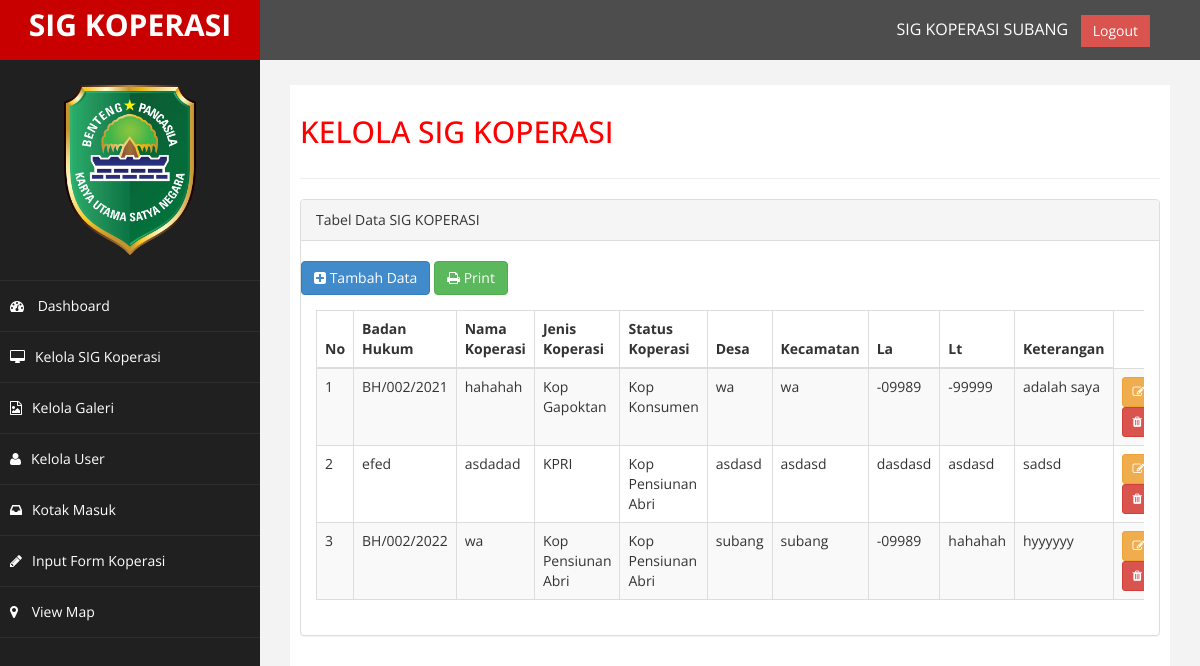
Screenshot of /index.php/koperasi with the database file from the repository.
### tables this page shows
CREATE TABLE `data_koperasi` (
  `id_koperasi` int(11) NOT NULL,
  `badan_hukum` varchar(50) NOT NULL,
  `nama_koperasi` varchar(50) NOT NULL,
  `jenis_koperasi` varchar(50) NOT NULL,
  `status_koperasi` varchar(50) NOT NULL,
  `desa` varchar(50) NOT NULL,
  `kecamatan` varchar(50) NOT NULL,
  `la` varchar(50) NOT NULL,
  `lt` varchar(50) NOT NULL,
  `keterangan` text NOT NULL
);

### application/views/template/v_wrapper.php (called while the page is built)
<?php
require_once('v_head.php');
require_once('v_header.php');
require_once('v_nav.php');
require_once('v_content.php');
require_once('v_footer.php');
?>

### application/controllers/Koperasi.php (called while the page is built, shortened)
<?php
class Koperasi extends CI_Controller {
    public function __construct()
    {
        $this->load->model('M_koperasi');
        $this->load->library('form_validation');
    }
    public function index() {
       $data = array(
            'title' => 'KELOLA SIG KOPERASI',
            'isi' => 'koperasi/v_kelola_koperasi',
       );
       $data['data_koperasi'] = $this->M_koperasi->get_data('data_koperasi')->result();
       $this->load->view('template/v_wrapper', $data, FALSE);
    }
}

### index.php (called while the page is built, shortened)
<?php
require_once BASEPATH.'core/CodeIgniter.php';

### application/views/template/v_content.php (called while the page is built)
<?php
if ($isi) {
    $this->load->view($isi);
}

### application/models/M_koperasi.php (called while the page is built, shortened)
<?php
class M_koperasi extends CI_Model {
    public function get_data($table)
    {
        return $this->db->get($table);
    }
}

### application/views/koperasi/v_kelola_koperasi.php (the view, shortened to what this page needs)
<div class="panel panel-default">
    <div class="panel-heading">
        Tabel Data SIG KOPERASI
    </div>
    <br>
    <div class="row mt-3">
        <div class="col-md-6">
            <a href="<?= base_url('koperasi/tambah') ?>" class="btn btn-primary"><i class="fa fa-plus-square"></i> Tambah Data </a>
            <a href="" class="btn btn-success"><i class="fa fa-print"></i> Print </a>
        </div>
    </div>
        <div class="panel-body">
            <div class="table-responsive">
                <table class="table table-striped table-bordered table-hover" id="dataTables-example">
                    <thead>
                         <tr>
                            <th>No</th>
                            <th>Badan Hukum</th>
                            <th>Nama Koperasi</th>
                            <th>Jenis Koperasi</th>
                            <th>Status Koperasi</th>
                            <th>Desa</th>
                            <th>Kecamatan</th>
                            <th>La</th>
                            <th>Lt</th>
                            <th>Keterangan</th>
                        </tr>
                    </thead>
                    <tbody>
                        <?php $id_koperasi = 1;
                        foreach ($data_koperasi as $dk) : ?>
                        <tr class="odd gradeX">
                            <td><?= $id_koperasi++ ?></td>
                            <td><?= $dk->badan_hukum ?></td>
                            <td><?= $dk->nama_koperasi ?></td>
                            <td><?= $dk->jenis_koperasi ?></td>
                            <td><?= $dk->status_koperasi ?></td>
                            <td><?= $dk->desa ?></td>
                            <td><?= $dk->kecamatan ?></td>
                            <td><?= $dk->la ?></td>
                            <td><?= $dk->lt ?></td>
                            <td><?= $dk->keterangan ?></td>
                            <td>
                                <a href="<?= base_url('koperasi/ubah/' .$dk->id_koperasi) ?>" class="btn btn-warning btn-sm"><i class="fa fa-edit"></i></a>
                                <a href="<?= base_url('koperasi/hapus/' .$dk->id_koperasi) ?>" class="btn btn-danger btn-sm" onclick="return confirm('Apakah Anda Yakin Ingin Menghapus Data Ini?')"><i class="fa fa-trash"></i></a>
                            </td>
                        </tr>
                        <?php endforeach; ?>
                    </tbody>
                </table>
            </div>
        </div>
    </div>

### application/views/template/v_head.php (shortened to what this page needs)
<!DOCTYPE html>
<html xmlns="http://www.w3.org/1999/xhtml">
<head>
    <link href="<?= base_url() ?>template/assets/css/bootstrap.css" rel="stylesheet" />
    <link href="<?= base_url() ?>template/assets/css/font-awesome.css" rel="stylesheet" />
    <link href="<?= base_url() ?>template/assets/css/custom.css" rel="stylesheet" />
   <link rel="stylesheet" href="<?= base_url() ?>leaflet/leaflet.css"/>
</head>

### application/views/template/v_header.php (shortened to what this page needs)
<body>
    <div id="wrapper">
        <nav class="navbar navbar-default navbar-cls-top " role="navigation" style="margin-bottom: 0">
            <div class="navbar-header">
                <a class="navbar-brand">SIG KOPERASI</a>
            </div>
  <div style="color: white;
padding: 15px 50px 5px 50px;
float: right;
font-size: 16px;"> SIG KOPERASI SUBANG &nbsp; <a href="login" class="btn btn-danger square-btn-adjust">Logout</a> </div>
        </nav>

### application/views/template/v_nav.php
<nav class="navbar-default navbar-side" role="navigation">
            <div class="sidebar-collapse">
                <ul class="nav" id="main-menu">
				<li class="text-center">
                    <img src="<?= base_url() ?>template/assets/img/logo.png" class="user-image img-responsive"/>
					</li>
                    <li>
                        <a  href="<?= base_url('home') ?>"><i class="fa fa-dashboard"></i> Dashboard</a>
                    </li>
                    <li>
                        <a  href="<?= base_url('koperasi') ?>"><i class="fa fa-desktop"></i>Kelola SIG Koperasi</a>
                    </li>
                    <li>
                        <a  href="ui.html"><i class="fa fa-file-image-o"></i>Kelola Galeri</a>
                    </li>
                    <li>
                        <a  href="ui.html"><i class="fa fa-user"></i>Kelola User</a>
                    </li>
                    <li>
                        <a  href="ui.html"><i class="fa fa-inbox"></i>Kotak Masuk</a>
                    </li>
                    <li>
                        <a  href="ui.html"><i class="fa fa-pencil"></i>Input Form Koperasi</a>
                    </li>
                    <li>
                        <a  href="<?= base_url('map') ?>"><i class="fa fa-map-marker"></i> View Map</a>
                    </li>
                </ul>
            </div>
        </nav>
        <div id="page-wrapper" >
            <div id="page-inner">
                <div class="row">
                    <div class="col-md-12">
                     <h2><?= $title ?></h2>
                    </div>
                </div>
                 <hr />

### application/views/template/v_footer.php (shortened to what this page needs)
</div>
            </div>
        </div>
</body>
</html>

### template/assets/css/custom.css (style rules this page uses)
body { font-family: "Open Sans", sans-serif; }
#wrapper { width: 100%; background: #202020; }
#page-wrapper { padding: 15px 15px; min-height: 600px; background: #f3f3f3; }
#page-inner { width: 100%; margin: 10px 20px 10px 0px; background-color: #fff !important; padding: 10px; min-height: 1200px; }
.text-center { text-align: center; }
h2 { color: #f00; }
.square-btn-adjust { border: 0px solid transparent; -webkit-border-radius: 0px; -moz-border-radius: 0px; border-radius: 0px; }
.user-image { margin: 25px auto; -webkit-border-radius: 10px; -moz-border-radius: 10px; border-radius: 10px; max-height: 170px; max-width: 170px; }
.navbar-cls-top .navbar-brand { color: #fff; background: #c90000; width: 260px; text-align: center; height: 60px; font-size: 30px; font-weight: 700; }
.sidebar-collapse, .sidebar-collapse .nav { background: none; }
.sidebar-collapse .nav { padding: 0; }
.sidebar-collapse .nav > li > a { color: #fff; background: #202020; text-shadow: none; }
.sidebar-collapse > .nav > li > a { padding: 15px 10px; }
.sidebar-collapse > .nav > li { border-bottom: 1px solid rgba(107, 108, 109, 0.19); }
.navbar-side { border: none; background-color: #202020; }
.navbar-cls-top { background: #4d4d4d; border-bottom: none; }
.navbar-default { border: 0px solid black; }
.navbar-header { background: #a70303; }
.nav > li > a > i { margin-right: 10px; }
@media (min-width: 768px) { #page-wrapper { margin: 0 0 0 260px; padding: 15px 30px; min-height: 1200px; } }
@media (min-width: 768px) { .navbar-side { z-index: 1; position: absolute; width: 260px; } }
@media (min-width: 768px) { .navbar { border-radius: 0px; } }

### rows the page displays
data_koperasi: badan_hukum "BH/002/2021", nama_koperasi "hahahah", jenis_koperasi "Kop Gapoktan", status_koperasi "Kop Konsumen", desa "wa", kecamatan "wa", la "-09989", lt "-99999", keterangan "adalah saya"
data_koperasi: badan_hukum "efed", nama_koperasi "asdadad", jenis_koperasi "KPRI", status_koperasi "Kop Pensiunan Abri", desa "asdasd", kecamatan "asdasd", la "dasdasd", lt "asdasd", keterangan "sadsd"
data_koperasi: badan_hukum "BH/002/2022", nama_koperasi "wa", jenis_koperasi "Kop Pensiunan Abri", status_koperasi "Kop Pensiunan Abri", desa "subang", kecamatan "subang", la "-09989", lt "hahahah", keterangan "hyyyyyy"

### other values shown
$title "KELOLA SIG KOPERASI"
